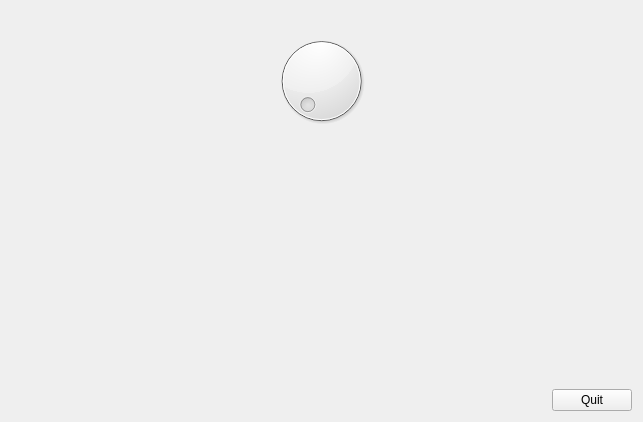
<?xml version="1.0" encoding="UTF-8"?>
<ui version="4.0">
 <class>MyForm</class>
 <widget class="QWidget" name="MyForm">
  <property name="geometry">
   <rect>
    <x>0</x>
    <y>0</y>
    <width>643</width>
    <height>422</height>
   </rect>
  </property>
  <property name="windowTitle">
   <string>Form</string>
  </property>
  <layout class="QVBoxLayout" name="verticalLayout_3">
   <item>
    <layout class="QVBoxLayout" name="verticalLayout_2">
     <item>
      <widget class="QLabel" name="label">
       <property name="styleSheet">
        <string notr="true"/>
       </property>
       <property name="text">
        <string/>
       </property>
       <property name="textFormat">
        <enum>Qt::PlainText</enum>
       </property>
       <property name="alignment">
        <set>Qt::AlignRight|Qt::AlignTrailing|Qt::AlignVCenter</set>
       </property>
      </widget>
     </item>
     <item>
      <widget class="QDial" name="dial">
       <property name="minimum">
        <number>1</number>
       </property>
       <property name="maximum">
        <number>50</number>
       </property>
      </widget>
     </item>
    </layout>
   </item>
   <item>
    <layout class="QVBoxLayout" name="verticalLayout">
     <item>
      <spacer name="verticalSpacer">
       <property name="orientation">
        <enum>Qt::Vertical</enum>
       </property>
       <property name="sizeHint" stdset="0">
        <size>
         <width>20</width>
         <height>40</height>
        </size>
       </property>
      </spacer>
     </item>
     <item>
      <layout class="QHBoxLayout" name="horizontalLayout">
       <item>
        <spacer name="horizontalSpacer">
         <property name="orientation">
          <enum>Qt::Horizontal</enum>
         </property>
         <property name="sizeHint" stdset="0">
          <size>
           <width>40</width>
           <height>20</height>
          </size>
         </property>
        </spacer>
       </item>
       <item>
        <widget class="QPushButton" name="pushButton">
         <property name="text">
          <string>Quit</string>
         </property>
        </widget>
       </item>
      </layout>
     </item>
    </layout>
   </item>
  </layout>
 </widget>
 <resources/>
 <connections>
  <connection>
   <sender>pushButton</sender>
   <signal>clicked()</signal>
   <receiver>MyForm</receiver>
   <slot>close()</slot>
   <hints>
    <hint type="sourcelabel">
     <x>566</x>
     <y>381</y>
    </hint>
    <hint type="destinationlabel">
     <x>536</x>
     <y>301</y>
    </hint>
   </hints>
  </connection>
  <connection>
   <sender>dial</sender>
   <signal>valueChanged(int)</signal>
   <receiver>label</receiver>
   <slot>show()</slot>
   <hints>
    <hint type="sourcelabel">
     <x>288</x>
     <y>81</y>
    </hint>
    <hint type="destinationlabel">
     <x>315</x>
     <y>22</y>
    </hint>
   </hints>
  </connection>
  <connection>
   <sender>dial</sender>
   <signal>sliderReleased()</signal>
   <receiver>label</receiver>
   <slot>hide()</slot>
   <hints>
    <hint type="sourcelabel">
     <x>424</x>
     <y>80</y>
    </hint>
    <hint type="destinationlabel">
     <x>460</x>
     <y>11</y>
    </hint>
   </hints>
  </connection>
  <connection>
   <sender>dial</sender>
   <signal>valueChanged(int)</signal>
   <receiver>label</receiver>
   <slot>setNum(int)</slot>
   <hints>
    <hint type="sourcelabel">
     <x>197</x>
     <y>87</y>
    </hint>
    <hint type="destinationlabel">
     <x>148</x>
     <y>20</y>
    </hint>
   </hints>
  </connection>
 </connections>
</ui>
